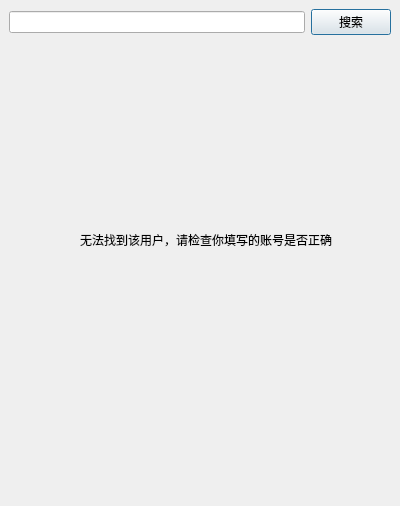
<?xml version="1.0" encoding="UTF-8"?>
<ui version="4.0">
 <class>AddFriendWindow</class>
 <widget class="QDialog" name="AddFriendWindow">
  <property name="geometry">
   <rect>
    <x>0</x>
    <y>0</y>
    <width>400</width>
    <height>506</height>
   </rect>
  </property>
  <property name="windowTitle">
   <string/>
  </property>
  <layout class="QVBoxLayout" name="verticalLayout">
   <property name="spacing">
    <number>0</number>
   </property>
   <property name="leftMargin">
    <number>0</number>
   </property>
   <property name="topMargin">
    <number>0</number>
   </property>
   <property name="rightMargin">
    <number>0</number>
   </property>
   <property name="bottomMargin">
    <number>0</number>
   </property>
   <item>
    <widget class="QWidget" name="widget" native="true">
     <layout class="QHBoxLayout" name="horizontalLayout">
      <item>
       <widget class="QLineEdit" name="leditSearch"/>
      </item>
      <item>
       <widget class="QPushButton" name="btnSearch">
        <property name="text">
         <string>搜索</string>
        </property>
       </widget>
      </item>
     </layout>
    </widget>
   </item>
   <item>
    <widget class="QStackedWidget" name="stackedWidget">
     <property name="currentIndex">
      <number>1</number>
     </property>
     <widget class="QWidget" name="initWidget"/>
     <widget class="QWidget" name="notfindWidget">
      <widget class="QLabel" name="label">
       <property name="geometry">
        <rect>
         <x>80</x>
         <y>180</y>
         <width>261</width>
         <height>31</height>
        </rect>
       </property>
       <property name="text">
        <string>无法找到该用户，请检查你填写的账号是否正确</string>
       </property>
      </widget>
     </widget>
     <widget class="QWidget" name="findWidget">
      <widget class="QWidget" name="widget_2" native="true">
       <property name="geometry">
        <rect>
         <x>40</x>
         <y>60</y>
         <width>321</width>
         <height>311</height>
        </rect>
       </property>
       <widget class="QPushButton" name="btnAddFriend">
        <property name="geometry">
         <rect>
          <x>110</x>
          <y>270</y>
          <width>101</width>
          <height>23</height>
         </rect>
        </property>
        <property name="text">
         <string>添加到通讯录</string>
        </property>
       </widget>
       <widget class="QLabel" name="labHeadIcon">
        <property name="geometry">
         <rect>
          <x>30</x>
          <y>20</y>
          <width>80</width>
          <height>80</height>
         </rect>
        </property>
        <property name="text">
         <string/>
        </property>
       </widget>
       <widget class="QLabel" name="labName">
        <property name="geometry">
         <rect>
          <x>121</x>
          <y>24</y>
          <width>101</width>
          <height>31</height>
         </rect>
        </property>
        <property name="text">
         <string>name</string>
        </property>
       </widget>
      </widget>
     </widget>
    </widget>
   </item>
  </layout>
 </widget>
 <resources/>
 <connections/>
</ui>
